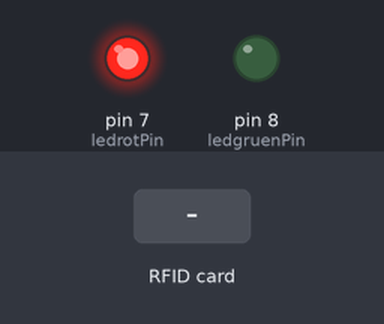
A sketch run on a simulated Arduino Uno, built with avr-gcc and run on an emulated ATmega328P. Shown: output pins drawn as LEDs (lit = HIGH). The test bench sets the inputs (shaded band). Pins used as bus, display or sensor lines are not drawn; what the sketch prints to the serial monitor is not drawn.

Above: at 1.2 s.
1.3 s: RFID card 5E 7A 19 C4 held to the reader
Timing chart, 0 to 4.3 s (numbered marks = the images above; inputs shaded):
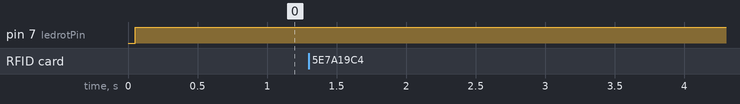

The sketch:

RFIDundBedienung.ino
```cpp
#include <IRremote.h>
#include <SPI.h>
#include <MFRC522.h>

#define RST_PIN   9     // SPI Reset Pin
#define SS_PIN    10    // SPI Slave Select Pin


//LED
int ledrotPin = 7;
int ledgruenPin = 8;

//Fernbedienung
const int RECV_PIN = 6;
IRrecv irrecv(RECV_PIN);
decode_results results;

//RFID
MFRC522 mfrc522(SS_PIN, RST_PIN);
const byte unsereUID[4] = {134,49,120,245}; //UID der Karte in Dezimal


int pos = 0;
//der Pin zum "öffnen" Fernbedienung entspricht 1234
long int pin[4]= {
 16753245,
 16736925,
 16769565,
 16720605
 };
//strcpy(pin[0], "blah");
//strcpy(pin[1], "hmm");


void setup(){
  //led
  pinMode(ledrotPin, OUTPUT);
  pinMode(ledgruenPin, OUTPUT);

  //Fernbedienung
  Serial.begin(9600);
  irrecv.enableIRIn();
  irrecv.blink13(true);

   //RFID
  SPI.begin();         // Initialisiere SPI Kommunikation
  mfrc522.PCD_Init();  // Initialisiere MFRC522 Lesemodul


  //pinMode(buzzer, OUTPUT); // Set buzzer - pin 9 as an output


}

void loop(){

        //Fernbedienung
        if (irrecv.decode(&results)){
              Serial.println(results.value);
              Serial.println(results.value, HEX);
              irrecv.resume();
        }
        int j;
        if(results.value == pin[pos]){
             pos++;
          }

        if(pos == 4){
          setLocked (true);
          pos=0;
          delay(7000);

        }
        else{
          setLocked(false);
        }
  //}


  //RFID
    // Diese Funktion wird in Endlosschleife ausgeführt
  // Nur wenn eine Karte gefunden wird und gelesen werden konnte, wird der Inhalt von IF ausgeführt
  // PICC = proximity integrated circuit card = kontaktlose Chipkarte
  if (mfrc522.PICC_IsNewCardPresent() && mfrc522.PICC_ReadCardSerial() ) {
    Serial.print("Gelesene UID:");
    for (byte i = 0; i < mfrc522.uid.size; i++) {
      //Abstand zwischen HEX-Zahlen und führende Null bei Byte < 16
      Serial.print(mfrc522.uid.uidByte[i] < 0x10 ? " 0" : " ");
      Serial.print(mfrc522.uid.uidByte[i], HEX);
    }


       //Vergleicht gelesene Karte mit eingespeicherter
      byte i;
      int karpos;
     for(i = 0; i <= mfrc522.uid.size; i++) {
        if (mfrc522.uid.uidByte[i] != unsereUID[i]){
           karpos =0;
            Serial.print("\n Gelesenes Byte:" );
           Serial.print(mfrc522.uid.uidByte[i] );
           Serial.print("\n gespeichertes Byte:");
           Serial.print(unsereUID[i] );
          }
          //so geht das nicht. größe abfragen und so
          else{
              karpos++;
            }
       }


       if (karpos == mfrc522.uid.size){
       setLocked(true);
       }
       else{
        setLocked(false);
        }
  }


    Serial.println();

    // Versetzt die gelesene Karte in einen Ruhemodus, um nach anderen Karten suchen zu können.
    mfrc522.PICC_HaltA();
    delay(1000);
  }


  void setLocked(int locked){
    if(locked){
            digitalWrite(ledrotPin, LOW);
            digitalWrite(ledgruenPin, HIGH);
    }
    else{
            digitalWrite(ledrotPin, HIGH);
            digitalWrite(ledgruenPin, LOW);
    }
  }
```

Measured:
- after the input at 1.3 s, every drawn part: stays the same
